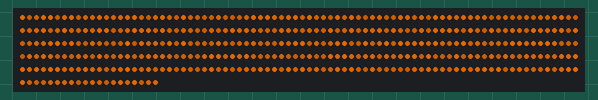
A sketch run on a simulated Arduino Uno, built with avr-gcc and run on an emulated ATmega328P. Parts: 420 RGB LEDs in strip order, left to right, continuing on the next row. Dim RGB values are drawn brighter than linear; random numbers use the default seed unless the sketch sets one.

Above: at 3.18 s.

The sketch:

CandleFlicker.ino
```cpp
#include <FastLED.h>

#define LED_PIN     6
#define COLOR_ORDER RGB
#define CHIPSET     WS2811
#define NUM_LEDS    420

#define BRIGHTNESS  255
#define FRAMES_PER_SECOND 60

CRGB leds[NUM_LEDS];

void setup() {
  // put your setup code here, to run once:
  delay(3000); // sanity delay
  FastLED.addLeds<CHIPSET, LED_PIN, COLOR_ORDER>(leds, NUM_LEDS).setCorrection( TypicalLEDStrip );
  FastLED.setBrightness( BRIGHTNESS );
}

void loop() {
  // put your main code here, to run repeatedly:
  //CRGB color = CHSV( random8(25, 40), 240, random8(165, 205));
  //CRGB color = CHSV( 35, 255, 255);

  for(int i=0; i<NUM_LEDS; i++) {
    //if (i%3 != 0) continue;
    char val = random8();
    if (val > 127) {
      leds[i] = CHSV( 30, 240, 220);
      continue;
    }
    leds[i] = CHSV( 30, 240, 220 - (val/4));
  }

  //leds(0, NUM_LEDS-1) = color;
  FastLED.show();
  //delay(random8(20, 180));
  FastLED.delay(100);
}
```
